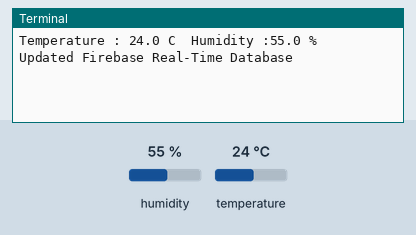
Recording of a program running on a simulated Raspberry Pi (BCM pin numbers). Shown: the last lines printed to the terminal. The test bench sets the inputs (shaded band); at power-on: humidity 55 %, temperature 24 °C. Each call to the cloud database takes 0.3 s, and an entry nobody has set reads as its off value or as empty.

Above: at 1.2 s.
1.3 s: humidity set to 22 %
At 3.1 s:
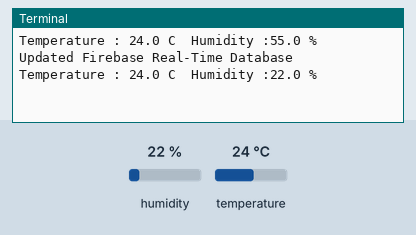
4.2 s: temperature set to 12 °C
At 6.2 s:
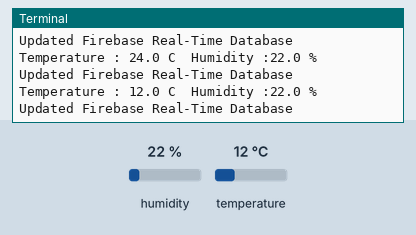
7.1 s: humidity set to 40 %
At 10.1 s:
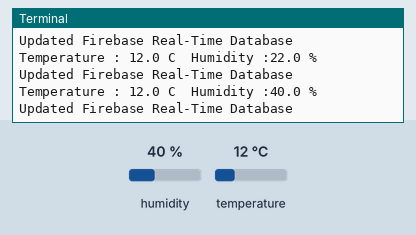
Timing chart, 0 to 11.6 s (numbered marks = the images above; inputs shaded):
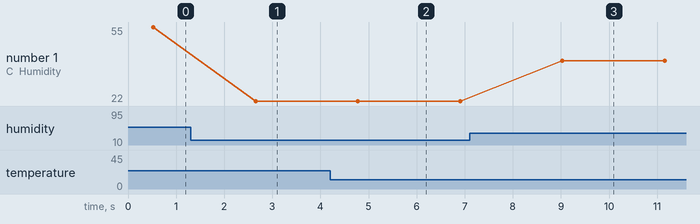

Measured:
- after the input at 1.3 s, the terminal: prints a new line after 1.4 s (image 1)
- after the input at 4.2 s, the terminal: prints a new line after 0.58 s (image 2)
- after the input at 7.1 s, the terminal: prints a new line after 1.9 s (image 3)
- plotted number 1: 55 → 22 after the input at 1.3 s, 22 → 40 after the input at 7.1 s

The program:

SE22MAID002.py
```python
import Adafruit_DHT
import time
import pyrebase

firebaseConfig = {
    "apiKey": "AIzaSyAvcYdKnQ51KOgtOrJkadaXhWRR8HfSVGs",
    "authDomain": "shiv-raspi.firebaseapp.com",
    "databaseURL": "https://shiv-raspi-default-rtdb.asia-southeast1.firebasedatabase.app",
    "storageBucket": "shiv-raspi.appspot.com"}
fireClient = pyrebase.initialize_app(firebaseConfig)
rltd = fireClient.database()
dht = Adafruit_DHT.DHT11
gpio = 23
while True:
    humi, temp = Adafruit_DHT.read_retry(dht, gpio)
    if humi is not None and temp is not None:
        print(f'Temperature : {temp} C  Humidity :{humi} %')
        sensorData = {"Temperature" : temp, "Humidity" : humi}
        rltd.child("Sensor_Data").push(sensorData)
        rltd.update(sensorData)
        print("Updated Firebase Real-Time Database")
    else:
        print('Failed, Trying Again')
    time.sleep(1)
```
